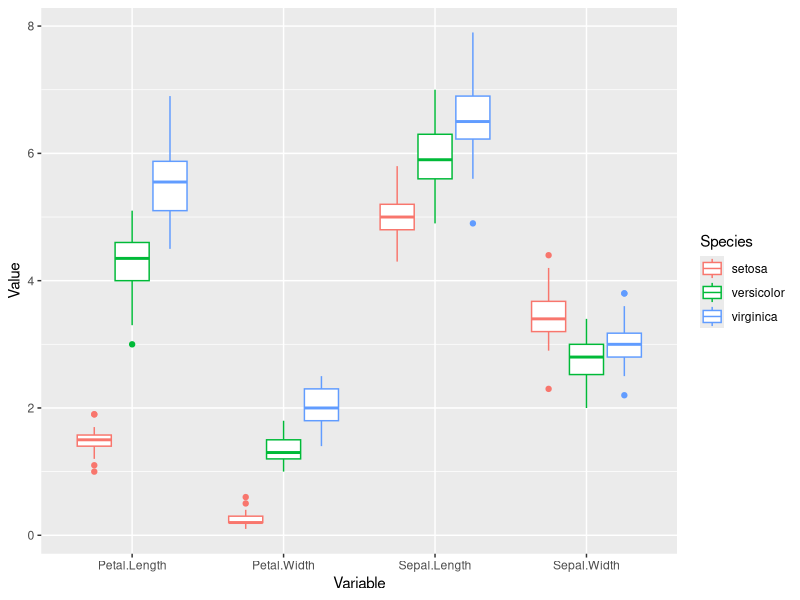
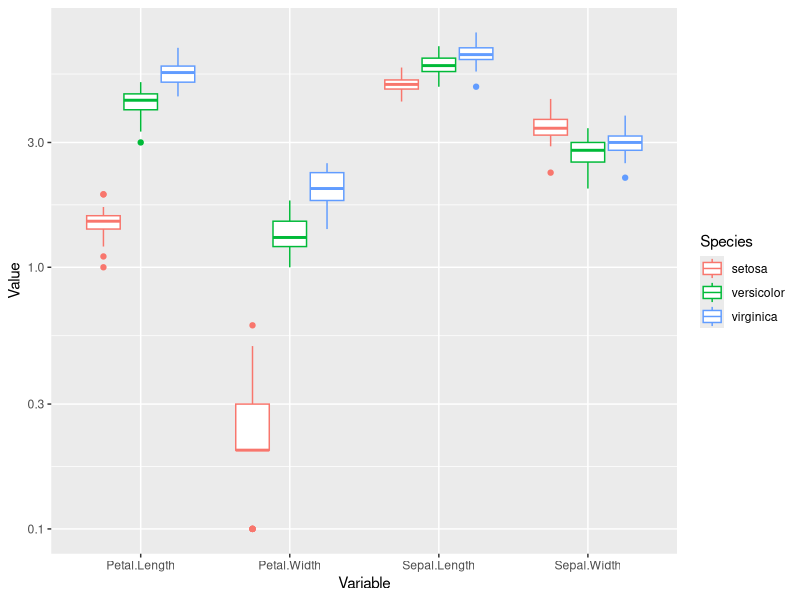
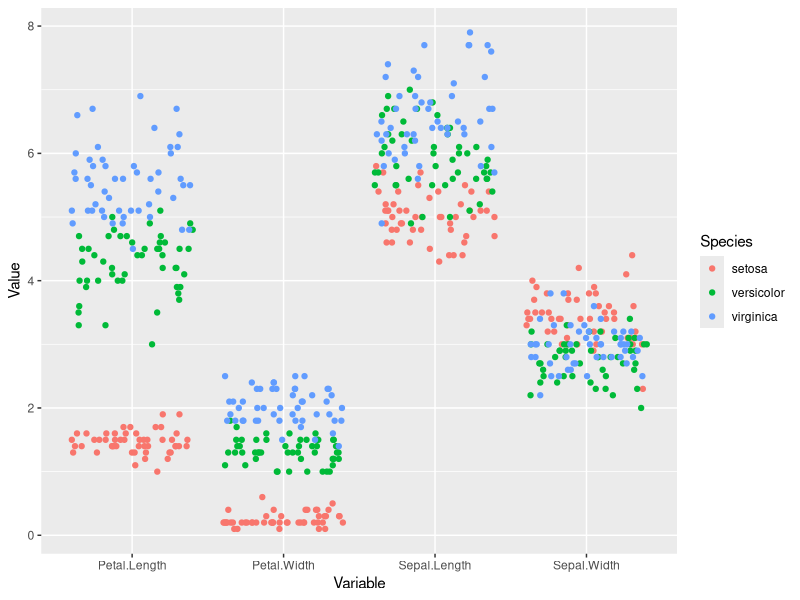
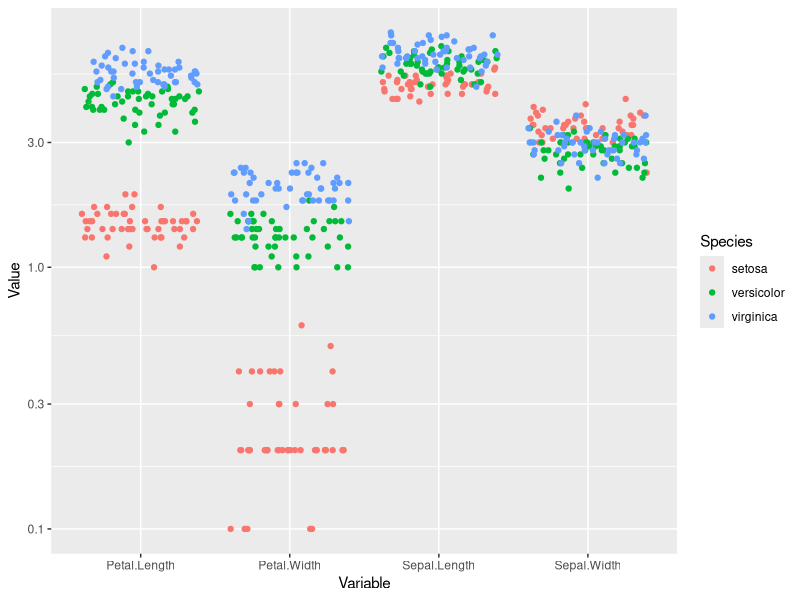
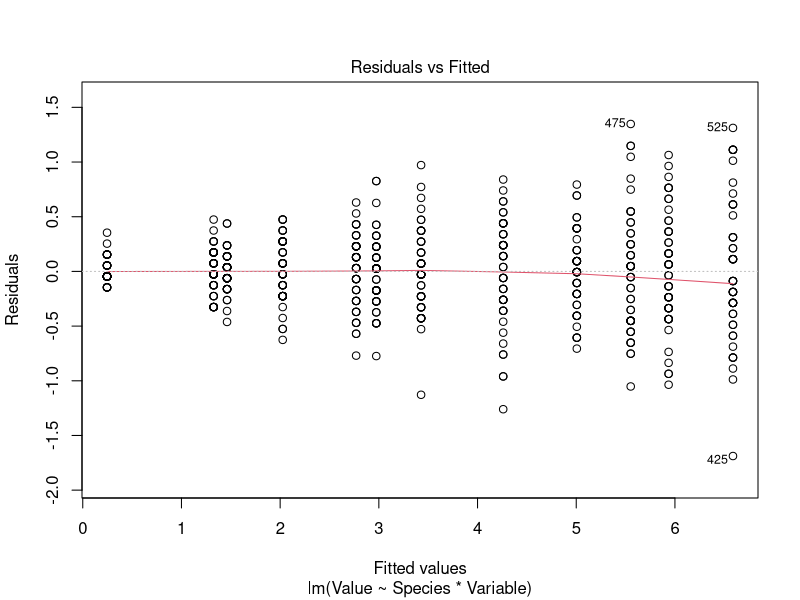
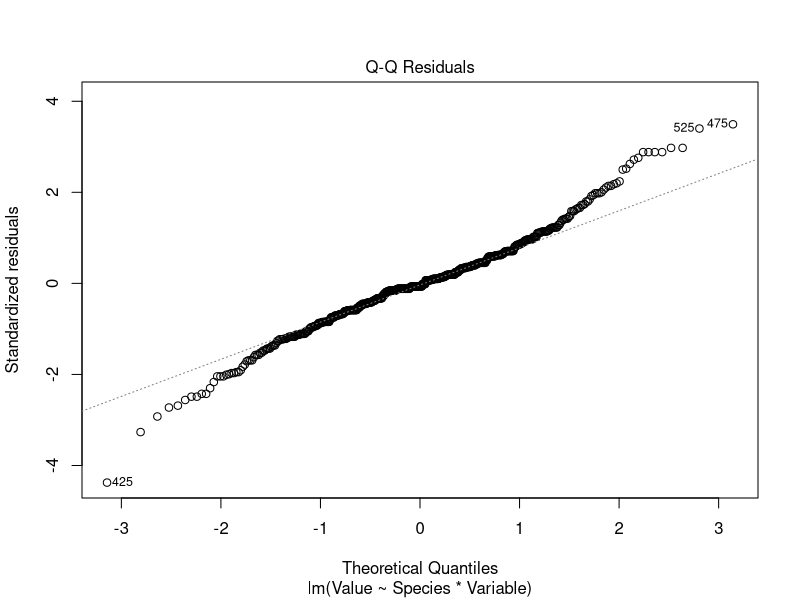
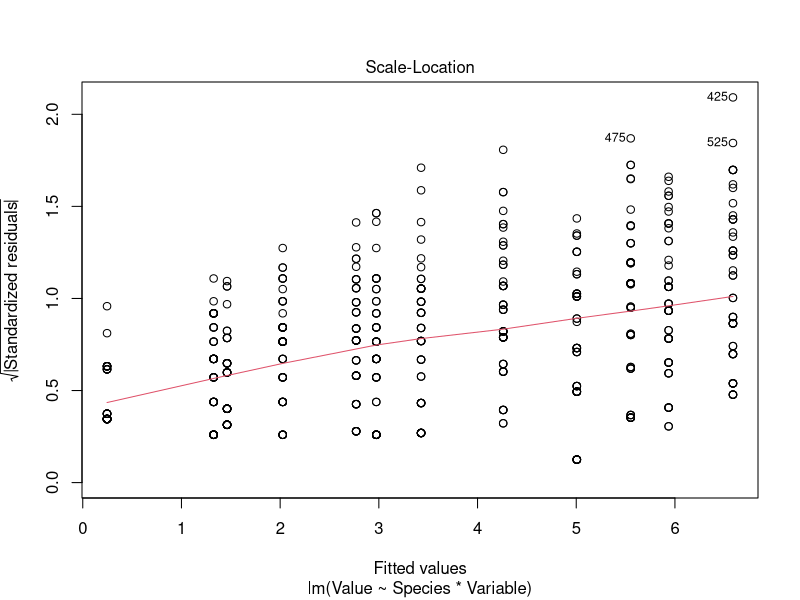
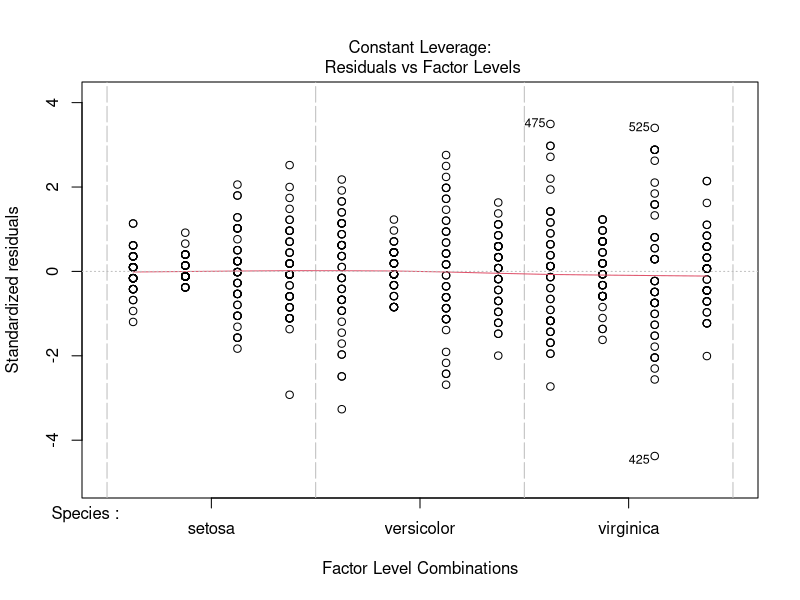

Write R code to recreate these figures, in order.
## ---- chunk 1
#| label: init
#| message: false
library('tidyverse')
library('lme4')
## ---- chunk 2
#| label: data_preparation
iris_long <- iris |> 
  mutate(id = 1:nrow(iris)) |> 
  pivot_longer(cols = -c(Species, id), 
               names_to = 'Variable', 
               values_to = 'Value')
## ---- chunk 3
#| label: iris_plots
iris_long |> 
  ggplot(aes(Variable, Value, color = Species)) + 
  geom_boxplot()

last_plot() + scale_y_log10() 

iris_long |> 
  ggplot(aes(Variable, Value, color = Species)) + 
  geom_jitter(height = 0)

last_plot() + scale_y_log10() 
## ---- chunk 4
#| label: iris_models
fitted_model <- 
  lm(Value ~ Species * Variable, 
     data = iris_long)
anova(fitted_model)
plot(fitted_model)

fitted_model <- 
  lm(log(Value) ~ Species * Variable, 
     data = iris_long)
anova(fitted_model)
plot(fitted_model)

fitted_model <- 
  lmer(log(Value) ~ Species * Variable + (1 | id),
     data = iris_long)
fitted_model
